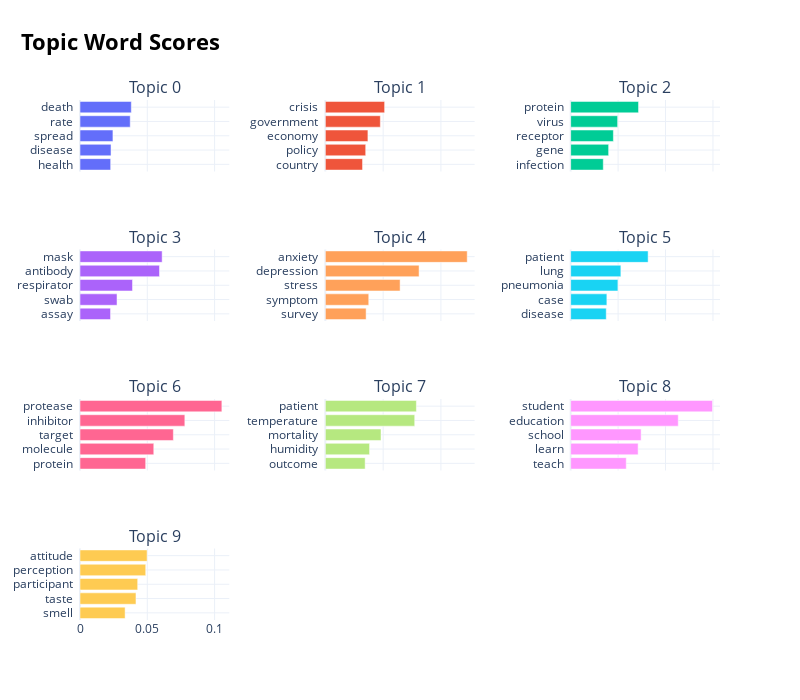

The code cell stored with this chart in its notebook:
### Markdown cell above
## Topic Word Scores

### Code cell
topic_model.visualize_barchart(top_n_topics=10, height=700)

### Figure 1 — Plotly figure (JSON) as saved in the notebook; plotly's stock layout.template omitted (floating-point values rounded to 4 significant figures)
{"data": [{"orientation": "h", "type": "bar", "x": [0.02279, 0.02306, 0.02447, 0.03731, 0.03813], "xaxis": "x", "y": ["health  ", "disease  ", "spread  ", "rate  ", "death  "], "yaxis": "y"}, {"orientation": "h", "type": "bar", "x": [0.03218, 0.03491, 0.03683, 0.04757, 0.05129], "xaxis": "x2", "y": ["country  ", "policy  ", "economy  ", "government  ", "crisis  "], "yaxis": "y2"}, {"orientation": "h", "type": "bar", "x": [0.03438, 0.04002, 0.04502, 0.04952, 0.07155], "xaxis": "x3", "y": ["infection  ", "gene  ", "receptor  ", "virus  ", "protein  "], "yaxis": "y3"}, {"orientation": "h", "type": "bar", "x": [0.02269, 0.0275, 0.03901, 0.05907, 0.06103], "xaxis": "x4", "y": ["assay  ", "swab  ", "respirator  ", "antibody  ", "mask  "], "yaxis": "y4"}, {"orientation": "h", "type": "bar", "x": [0.03528, 0.03755, 0.06468, 0.08109, 0.1227], "xaxis": "x5", "y": ["survey  ", "symptom  ", "stress  ", "depression  ", "anxiety  "], "yaxis": "y5"}, {"orientation": "h", "type": "bar", "x": [0.03751, 0.03816, 0.04981, 0.05292, 0.08165], "xaxis": "x6", "y": ["disease  ", "case  ", "pneumonia  ", "lung  ", "patient  "], "yaxis": "y6"}, {"orientation": "h", "type": "bar", "x": [0.0488, 0.05481, 0.06936, 0.07789, 0.1054], "xaxis": "x7", "y": ["protein  ", "molecule  ", "target  ", "inhibitor  ", "protease  "], "yaxis": "y7"}, {"orientation": "h", "type": "bar", "x": [0.03444, 0.03826, 0.04816, 0.07732, 0.07876], "xaxis": "x8", "y": ["outcome  ", "humidity  ", "mortality  ", "temperature  ", "patient  "], "yaxis": "y8"}, {"orientation": "h", "type": "bar", "x": [0.05859, 0.07111, 0.07428, 0.1134, 0.1496], "xaxis": "x9", "y": ["teach  ", "learn  ", "school  ", "education  ", "student  "], "yaxis": "y9"}, {"orientation": "h", "type": "bar", "x": [0.03351, 0.04159, 0.04286, 0.04884, 0.04985], "xaxis": "x10", "y": ["smell  ", "taste  ", "participant  ", "perception  ", "attitude  "], "yaxis": "y10"}], "layout": {"annotations": [{"font": {"size": 16}, "showarrow": false, "text": "Topic 0", "x": 0.1167, "xanchor": "center", "xref": "paper", "y": 1, "yanchor": "bottom", "yref": "paper"}, {"font": {"size": 16}, "showarrow": false, "text": "Topic 1", "x": 0.5, "xanchor": "center", "xref": "paper", "y": 1, "yanchor": "bottom", "yref": "paper"}, {"font": {"size": 16}, "showarrow": false, "text": "Topic 2", "x": 0.8833, "xanchor": "center", "xref": "paper", "y": 1, "yanchor": "bottom", "yref": "paper"}, {"font": {"size": 16}, "showarrow": false, "text": "Topic 3", "x": 0.1167, "xanchor": "center", "xref": "paper", "y": 0.7125, "yanchor": "bottom", "yref": "paper"}, {"font": {"size": 16}, "showarrow": false, "text": "Topic 4", "x": 0.5, "xanchor": "center", "xref": "paper", "y": 0.7125, "yanchor": "bottom", "yref": "paper"}, {"font": {"size": 16}, "showarrow": false, "text": "Topic 5", "x": 0.8833, "xanchor": "center", "xref": "paper", "y": 0.7125, "yanchor": "bottom", "yref": "paper"}, {"font": {"size": 16}, "showarrow": false, "text": "Topic 6", "x": 0.1167, "xanchor": "center", "xref": "paper", "y": 0.425, "yanchor": "bottom", "yref": "paper"}, {"font": {"size": 16}, "showarrow": false, "text": "Topic 7", "x": 0.5, "xanchor": "center", "xref": "paper", "y": 0.425, "yanchor": "bottom", "yref": "paper"}, {"font": {"size": 16}, "showarrow": false, "text": "Topic 8", "x": 0.8833, "xanchor": "center", "xref": "paper", "y": 0.425, "yanchor": "bottom", "yref": "paper"}, {"font": {"size": 16}, "showarrow": false, "text": "Topic 9", "x": 0.1167, "xanchor": "center", "xref": "paper", "y": 0.1375, "yanchor": "bottom", "yref": "paper"}], "height": 700, "hoverlabel": {"bgcolor": "white", "font": {"family": "Rockwell", "size": 16}}, "showlegend": false, "title": {"font": {"color": "Black", "size": 22}, "text": "<b>Topic Word Scores", "x": 0.15, "xanchor": "center", "y": 0.95, "yanchor": "top"}, "width": 800, "xaxis": {"anchor": "y", "domain": [0, 0.2333], "matches": "x10", "showgrid": true, "showticklabels": false}, "xaxis10": {"anchor": "y10", "domain": [0, 0.2333], "showgrid": true}, "xaxis11": {"anchor": "y11", "domain": [0.3833, 0.6167], "showgrid": true}, "xaxis12": {"anchor": "y12", "domain": [0.7667, 1.0], "showgrid": true}, "xaxis2": {"anchor": "y2", "domain": [0.3833, 0.6167], "matches": "x11", "showgrid": true, "showticklabels": false}, "xaxis3": {"anchor": "y3", "domain": [0.7667, 1.0], "matches": "x12", "showgrid": true, "showticklabels": false}, "xaxis4": {"anchor": "y4", "domain": [0, 0.2333], "matches": "x10", "showgrid": true, "showticklabels": false}, "xaxis5": {"anchor": "y5", "domain": [0.3833, 0.6167], "matches": "x11", "showgrid": true, "showticklabels": false}, "xaxis6": {"anchor": "y6", "domain": [0.7667, 1.0], "matches": "x12", "showgrid": true, "showticklabels": false}, "xaxis7": {"anchor": "y7", "domain": [0, 0.2333], "matches": "x10", "showgrid": true, "showticklabels": false}, "xaxis8": {"anchor": "y8", "domain": [0.3833, 0.6167], "matches": "x11", "showgrid": true, "showticklabels": false}, "xaxis9": {"anchor": "y9", "domain": [0.7667, 1.0], "matches": "x12", "showgrid": true, "showticklabels": false}, "yaxis": {"anchor": "x", "domain": [0.8625, 1], "showgrid": true}, "yaxis10": {"anchor": "x10", "domain": [0, 0.1375], "showgrid": true}, "yaxis11": {"anchor": "x11", "domain": [0, 0.1375], "showgrid": true}, "yaxis12": {"anchor": "x12", "domain": [0, 0.1375], "showgrid": true}, "yaxis2": {"anchor": "x2", "domain": [0.8625, 1], "showgrid": true}, "yaxis3": {"anchor": "x3", "domain": [0.8625, 1], "showgrid": true}, "yaxis4": {"anchor": "x4", "domain": [0.575, 0.7125], "showgrid": true}, "yaxis5": {"anchor": "x5", "domain": [0.575, 0.7125], "showgrid": true}, "yaxis6": {"anchor": "x6", "domain": [0.575, 0.7125], "showgrid": true}, "yaxis7": {"anchor": "x7", "domain": [0.2875, 0.425], "showgrid": true}, "yaxis8": {"anchor": "x8", "domain": [0.2875, 0.425], "showgrid": true}, "yaxis9": {"anchor": "x9", "domain": [0.2875, 0.425], "showgrid": true}}}
